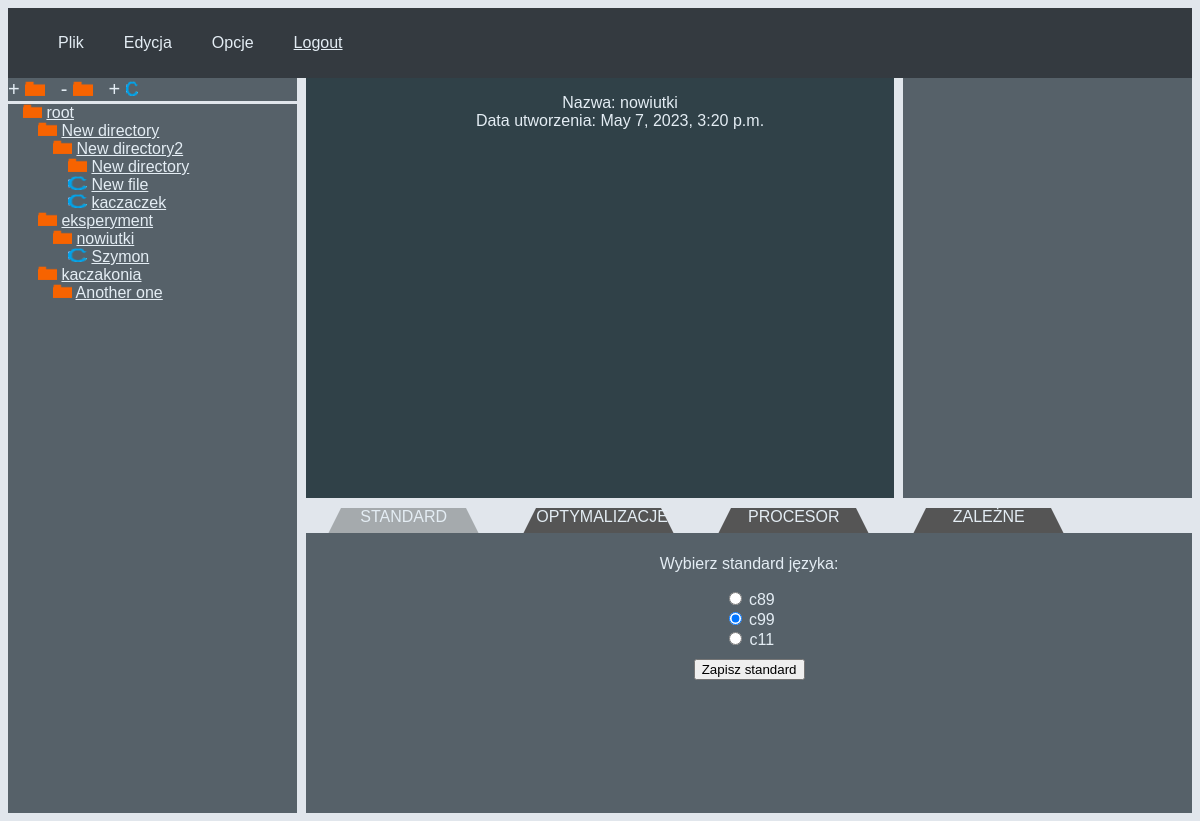
The page /dir_browse/dir_detail/11/ (signed in) on the database as committed earlier.
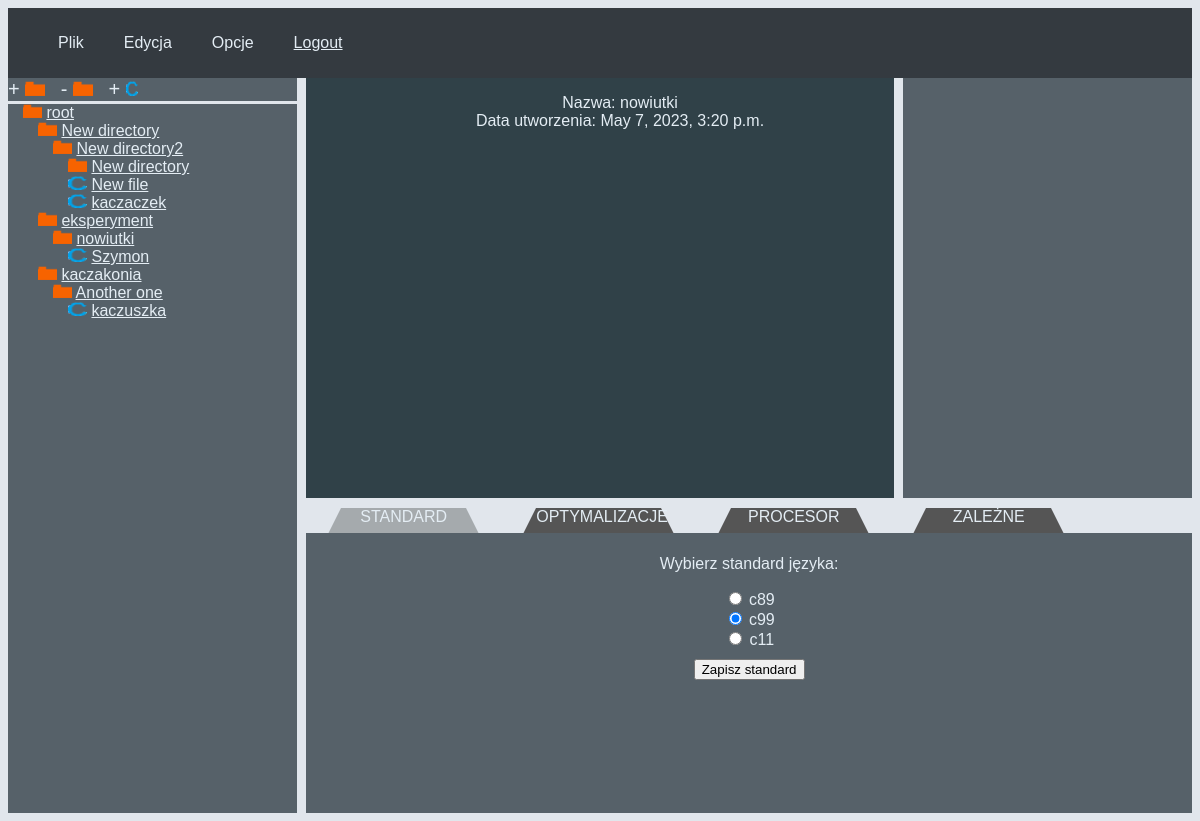
The same page on the database as committed later.
### dir_browse/models.py (models this page shows, shortened)
class FileSystemAbstractModel(BaseModel):
    parent = models.ForeignKey('Directory', on_delete=models.CASCADE, blank=True, null=True)
    class Meta:
        abstract = True

class Directory(FileSystemAbstractModel):
    is_a_file = False
    class Meta:
        abstract = False

class File(FileSystemAbstractModel):
    text = models.CharField(max_length=10000, default="siema")
    is_a_file = True
    class Meta:
        abstract = False

class Standard(models.Model):
    name = models.CharField(max_length = 10)

### dir_browse/views.py (the view)
# urls.py: path('dir_detail/<int:pk>/', views.dir_detail, name='dir_detail'),
@login_required
def dir_detail(request, pk):
    directory = get_object_or_404(Directory, id=pk)
    if directory.owner != request.user:
        return HttpResponseNotFound()
    add_dir_form = DirectoryForm()
    add_file_form = FileForm()
    list = append_descendants(request.user, None, [])
    standard_list = Standard.objects.all()
    processor_list = Processor.objects.all()
    optimizations_form = OptimizationsForm()
    dependant_form = DependantForm()
    settings = CompilationSettings.objects.order_by("id")[0]
    return render(request, "dir_browse/dir_detail.html", {"pk": pk, "add_dir_form": add_dir_form, "add_file_form": add_file_form, "settings": settings, "dependant_form": dependant_form, "optimizations_form": optimizations_form, "directory": directory, "directory_list": list, "standard_list": standard_list, "processor_list": processor_list})

### dir_browse/forms.py
class DirectoryForm(forms.Form):
    name = forms.CharField(label="Directory name", max_length=200)
    desc = forms.CharField(label="Directory description", max_length=200, required=False)

class FileForm(forms.Form):
    name = forms.CharField(label="File name", max_length=200)
    desc = forms.CharField(label="File description", max_length=200, required=False)
    text = forms.CharField(label="File text", max_length=10000, widget=forms.Textarea(
        attrs={'name': 'text', 'rows': 10, 'cols': 40}), required=False)

### dir_browse/models.py (called while the page is built)
    def __str__(self):
        return self.name

### dir_browse/views.py (called while the page is built)
def append_descendants(user, name, list):
    children = Directory.objects.filter(
        parent=name).filter(alive=True, owner=user).order_by("name")
    children2 = File.objects.filter(
        parent=name).filter(alive=True, owner=user).order_by("name")
    if children.count() or children2.count() >= 1 and name != None:
        list.append("in")
    for child in children:
        list.append(child)
        list = append_descendants(user, child, list)
    for child in children2:
        list.append(child)
    if children.count() or children2.count() >= 1 and name != None:
        list.append("out")
    return list

### dir_browse/templates/dir_browse/dir_detail.html (shortened to what this page needs)
{% extends 'dir_browse/base.html' %}
{% block left %}
<a class="directories-menu-button" onClick="openCodeTab(event, 'cell-code-tab2')">+{% load static %}
    <img src="{% static 'dir_browse/images/directory.png' %}" alt="directory icon">
</a>
<a class="directories-menu-button" href={% url 'dir_browse:delete_dir' pk %}>-{% load static %}
    <img src="{% static 'dir_browse/images/directory.png' %}" alt="directory icon">
<a class="directories-menu-button" onClick="openCodeTab(event, 'cell-code-tab3')">+{% load static %}
    <img src="{% static 'dir_browse/images/file.png' %}" alt="file icon">
</a>
{% endblock %}
{% block centre %}
<div class="cell-code" id="cell-code-tab1">
    <ul>
        <li>
            <label>Nazwa:</label>
            <label>{{directory.name}}</label>
        </li>
        <li>
            <label>Data utworzenia:</label>
            <label>{{directory.creation_date}}</label>
        </li>
    </ul>
</div>
{% endblock %}

### dir_browse/templates/dir_browse/base.html (shortened to what this page needs)
<!DOCTYPE html>
<html lang="pl-PL">
<head>
    {% load static %}
    <link rel="stylesheet" href={% static 'dir_browse/schemeStyle.css' %}>
</head>
<body>
    <div class="wrapper">
        <div class="cell-top">
                {% load static %}
            <nav class="bar">
                <ul class="bar-list">
                    <li>Plik</li>
                    <li>Edycja</li>
                    <li>Opcje</li>
                    {% if request.user.is_authenticated %}
                    <li><a class="top-cell-link" href="{% url 'dir_browse:logout' %}">Logout</a></li>
                    {% else %}
                    <li><a class="top-cell-link" href="{% url 'dir_browse:login' %}">Login</a></li>
                    {% endif %}
                </ul>
            </nav>
        </div>
        <div class="cell-directories">
            <div class="directories-menu">
                {% block left %}
                {% endblock %}
            </div>
            <div class="directory">
                <img src={% static 'dir_browse/images/directory.png' %} alt="directory icon">
                <a class="directories-menu-link" href="{% url 'dir_browse:index'%}">root</a>
            </div>
            {% if directory_list %}
            <ul class="directory">
                {% for directory in directory_list %}
                {% if directory == 'in' %}
                <ul class="directory">
                    {% elif directory == 'out' %}
                </ul>
                {% else %}
                {% if directory.is_a_file == False %}
                {% load static %}
                <li>
                    <img src={% static 'dir_browse/images/directory.png' %} alt="directory icon">
                    <a class="directories-menu-link" href={% url 'dir_browse:dir_detail' directory.id %}>{{directory.name }}</a>
                </li>
                {% else %}
                <li>
                    <img src={% static 'dir_browse/images/file.png' %} alt="directory icon">
                    <a class="directories-menu-link" href={% url 'dir_browse:file_detail' directory.id %}>{{directory.name }}</a>
                </li>
                {% endif %}
                {% endif %}
                {% endfor %}
            </ul>
            {% else %}
            <p>No directories are available.</p>
            {% endif %}
        </div>
        {% block centre %}
        {% endblock %}
        <div class="cell-right">
        </div>
        {% block down %}
        <div class="cell-tab">
            <div class="tab" id="defaultOpen" onclick="openTab(event, 'tab1')">STANDARD</div>
            <div class="tab" onclick="openTab(event, 'tab2')">OPTYMALIZACJE</div>
            <div class="tab" onclick="openTab(event, 'tab3')">PROCESOR</div>
            <div class="tab" onclick="openTab(event, 'tab4')">ZALEŻNE</div>
        </div>
        <div class="cell-tab-data" id="tab1">
            <form action={% url 'dir_browse:choose_standard' %} method="post">
                <fieldset>
                    <p>Wybierz standard języka:</p>
                    {% for standard in standard_list %}
                    {% if settings.standard == standard %}
                    <input type="radio" name="standard" id="standard{{ forloop.counter }}" value="{{ standard.id }}"
                        checked="checked">
                    {%else %}
                    <input type="radio" name="standard" id="standard{{ forloop.counter }}" value="{{ standard.id }}">
                    {%endif%}
                    <label for="standard{{ forloop.counter }}">{{ standard.name }}</label><br>
                    {% endfor %}
                </fieldset>
                <input type="submit" value="Zapisz standard">
            </form>
        </div>
        {% endblock %}
    </div>
</body>
</html>

Rows that differ between the two databases and show on the page:
added File: name "kaczuszka"
